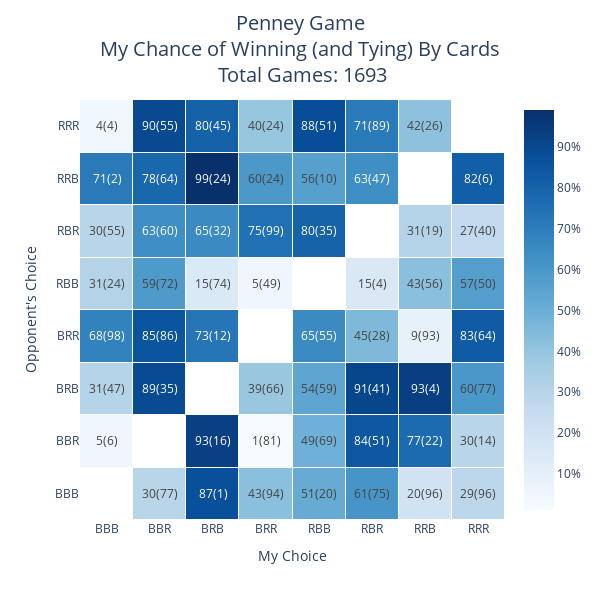
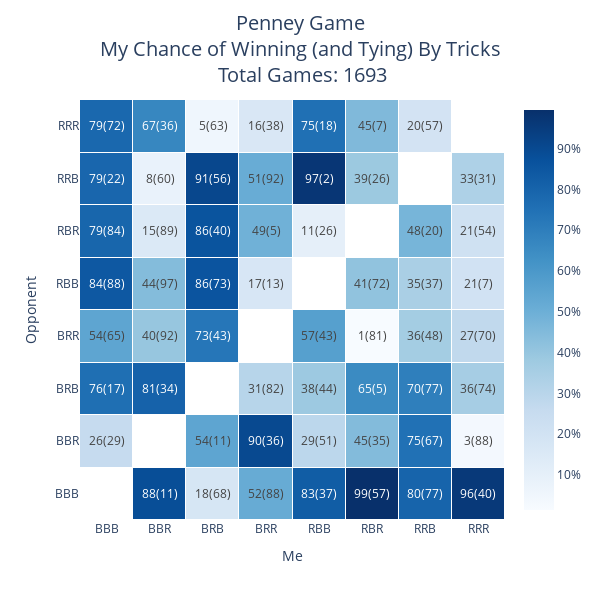

The notebook cell these images were saved under, in order:
### Code cell
create_heatmap('html', save_graphs_together=False)

### Figure 1 — Plotly figure (JSON) as saved in the notebook; plotly's stock layout.template omitted (floating-point values rounded to 4 significant figures)
{"data": [{"colorbar": {"tickformat": ".0%"}, "colorscale": [[0, "rgb(247,251,255)"], [0.125, "rgb(222,235,247)"], [0.25, "rgb(198,219,239)"], [0.375, "rgb(158,202,225)"], [0.5, "rgb(107,174,214)"], [0.625, "rgb(66,146,198)"], [0.75, "rgb(33,113,181)"], [0.875, "rgb(8,81,156)"], [1, "rgb(8,48,107)"]], "hoverongaps": false, "hovertemplate": "%{y}:%{x} win ratio <br />%{z}", "name": "", "text": [["", "30(77)", "87(1)", "43(94)", "51(20)", "61(75)", "20(96)", "29(96)"], ["5(6)", "", "93(16)", "1(81)", "49(69)", "84(51)", "77(22)", "30(14)"], ["31(47)", "89(35)", "", "39(66)", "54(59)", "91(41)", "93(4)", "60(77)"], ["68(98)", "85(86)", "73(12)", "", "65(55)", "45(28)", "9(93)", "83(64)"], ["31(24)", "59(72)", "15(74)", "5(49)", "", "15(4)", "43(56)", "57(50)"], ["30(55)", "63(60)", "65(32)", "75(99)", "80(35)", "", "31(19)", "27(40)"], ["71(2)", "78(64)", "99(24)", "60(24)", "56(10)", "63(47)", "", "82(6)"], ["4(4)", "90(55)", "80(45)", "40(24)", "88(51)", "71(89)", "42(26)", ""]], "texttemplate": "%{text}", "type": "heatmap", "x": ["BBB", "BBR", "BRB", "BRR", "RBB", "RBR", "RRB", "RRR"], "xgap": 1, "y": ["BBB", "BBR", "BRB", "BRR", "RBB", "RBR", "RRB", "RRR"], "ygap": 1, "z": [[null, 0.2999, 0.8724, 0.4264, 0.5141, 0.6097, 0.2014, 0.2858], [0.04887, null, 0.93, 0.0113, 0.4933, 0.8424, 0.7686, 0.2973], [0.3062, 0.8907, null, 0.3914, 0.5408, 0.9083, 0.9345, 0.5999], [0.6838, 0.8525, 0.7295, null, 0.6509, 0.453, 0.08886, 0.8277], [0.3109, 0.5871, 0.1522, 0.04658, null, 0.1545, 0.4272, 0.5733], [0.2971, 0.6339, 0.6494, 0.7504, 0.7997, null, 0.3119, 0.2692], [0.7116, 0.785, 0.9911, 0.5979, 0.5625, 0.6341, null, 0.8154], [0.04487, 0.8973, 0.8029, 0.3966, 0.8817, 0.7077, 0.4187, null]]}], "layout": {"height": 600, "plot_bgcolor": "white", "title": {"font": {"size": 20}, "text": "Penney Game<br>My Chance of Winning (and Tying) By Cards<br> Total Games: 1693", "x": 0.5, "y": 0.95}, "width": 600, "xaxis": {"autorange": true, "range": [-0.5, 7.5], "title": {"text": "My Choice"}, "type": "category"}, "yaxis": {"autorange": true, "range": [-0.5, 7.5], "title": {"text": "Opponent's Choice"}, "type": "category"}}}

### Figure 2 — Plotly figure (JSON) as saved in the notebook; plotly's stock layout.template omitted (floating-point values rounded to 4 significant figures)
{"data": [{"colorbar": {"tickformat": ".0%"}, "colorscale": [[0, "rgb(247,251,255)"], [0.125, "rgb(222,235,247)"], [0.25, "rgb(198,219,239)"], [0.375, "rgb(158,202,225)"], [0.5, "rgb(107,174,214)"], [0.625, "rgb(66,146,198)"], [0.75, "rgb(33,113,181)"], [0.875, "rgb(8,81,156)"], [1, "rgb(8,48,107)"]], "hoverongaps": false, "hovertemplate": "%{y}:%{x} win ratio <br />%{z}", "name": "", "text": [["", "88(11)", "18(68)", "52(88)", "83(37)", "99(57)", "80(77)", "96(40)"], ["26(29)", "", "54(11)", "90(36)", "29(51)", "45(35)", "75(67)", "3(88)"], ["76(17)", "81(34)", "", "31(82)", "38(44)", "65(5)", "70(77)", "36(74)"], ["54(65)", "40(92)", "73(43)", "", "57(43)", "1(81)", "36(48)", "27(70)"], ["84(88)", "44(97)", "86(73)", "17(13)", "", "41(72)", "35(37)", "21(7)"], ["79(84)", "15(89)", "86(40)", "49(5)", "11(26)", "", "48(20)", "21(54)"], ["79(22)", "8(60)", "91(56)", "51(92)", "97(2)", "39(26)", "", "33(31)"], ["79(72)", "67(36)", "5(63)", "16(38)", "75(18)", "45(7)", "20(57)", ""]], "texttemplate": "%{text}", "type": "heatmap", "x": ["BBB", "BBR", "BRB", "BRR", "RBB", "RBR", "RRB", "RRR"], "xgap": 1, "y": ["BBB", "BBR", "BRB", "BRR", "RBB", "RBR", "RRB", "RRR"], "ygap": 1, "z": [[null, 0.8843, 0.1785, 0.5163, 0.8276, 0.9947, 0.798, 0.9609], [0.2608, null, 0.5426, 0.9016, 0.2887, 0.4458, 0.7501, 0.03488], [0.7583, 0.8057, null, 0.3056, 0.3845, 0.653, 0.6989, 0.3586], [0.5443, 0.399, 0.73, null, 0.5662, 0.01445, 0.3626, 0.2735], [0.8449, 0.4436, 0.8594, 0.1719, null, 0.4144, 0.3452, 0.2056], [0.7914, 0.1507, 0.8601, 0.4919, 0.1051, null, 0.4756, 0.2149], [0.7912, 0.08165, 0.91, 0.514, 0.9707, 0.388, null, 0.3321], [0.7856, 0.6679, 0.05133, 0.1639, 0.7523, 0.4549, 0.1955, null]]}], "layout": {"height": 600, "plot_bgcolor": "white", "title": {"font": {"size": 20}, "text": "Penney Game<br>My Chance of Winning (and Tying) By Tricks<br> Total Games: 1693", "x": 0.5, "y": 0.95}, "width": 600, "xaxis": {"autorange": true, "range": [-0.5, 7.5], "title": {"text": "Me"}, "type": "category"}, "yaxis": {"autorange": true, "range": [-0.5, 7.5], "title": {"text": "Opponent"}, "type": "category"}}}
